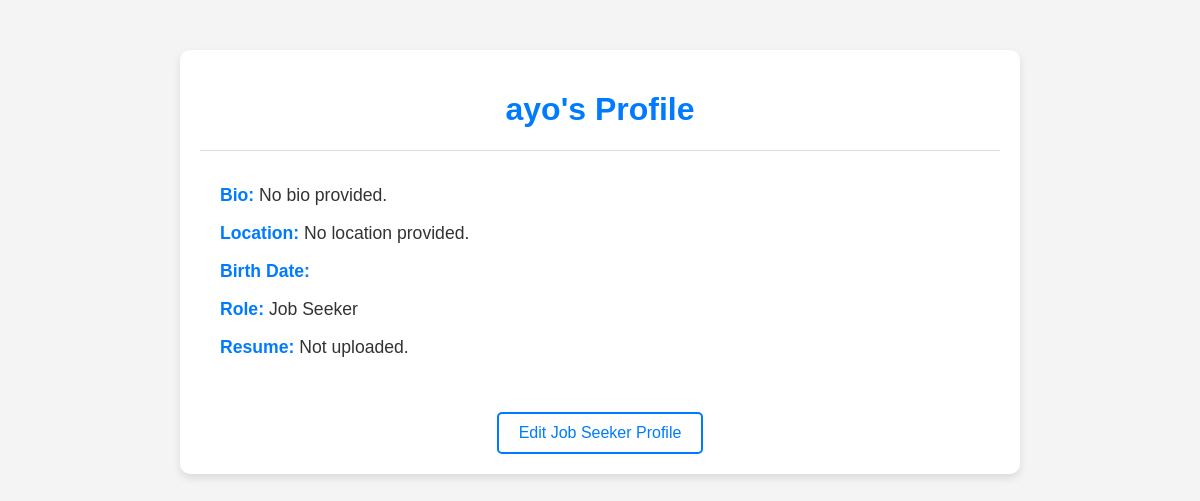
Page /profile/1/ (signed in) on the earlier database version.
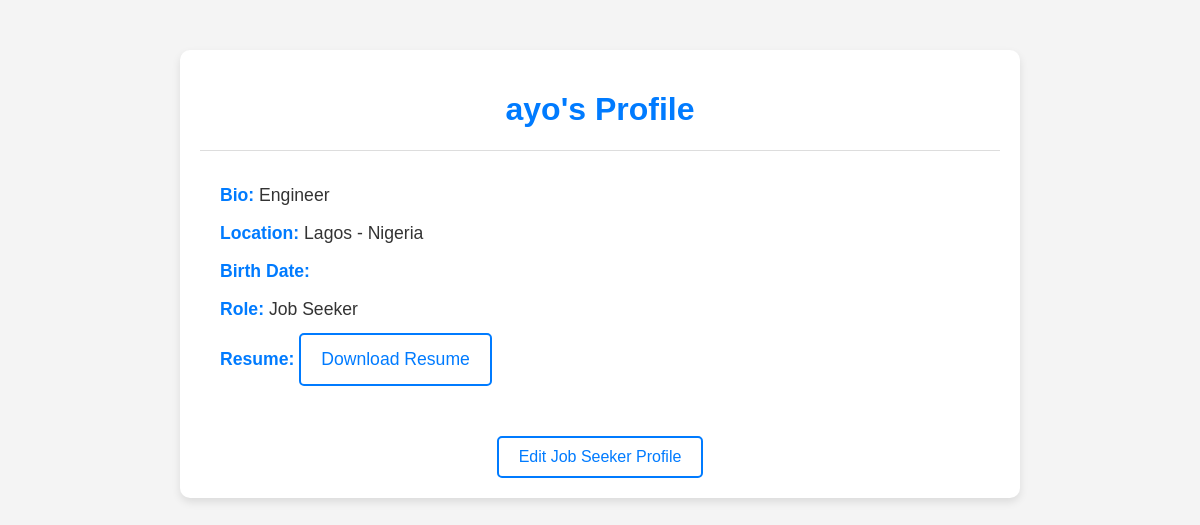
Same page on the later database version.
### remote/models.py (models this page shows, shortened)
class Profile(models.Model):
    user = models.OneToOneField(User, on_delete=models.CASCADE)
    bio = models.TextField(max_length=500, blank=True)
    location = models.CharField(max_length=30, blank=True)
    birth_date = models.DateField(null=True, blank=True)
    role = models.CharField(max_length=30, choices=ROLE_CHOICES)  # Use choices for predefined options
    company_name = models.CharField(max_length=100, blank=True, null=True)  # Recruiters' company
    resume = models.FileField(upload_to='resumes/', blank=True, null=True)  # Job seekers' resume
    viewed_jobs = models.ManyToManyField('Job', related_name='viewed_by', blank=True)
    applied_jobs = models.ManyToManyField('Job', related_name='applicants', blank=True)

### remote/views.py (the view)
# urls.py: path('profile/<int:id>/', views.get_profile, name='get_profile'),
@login_required
def get_profile(request, id):
    profile = Profile.objects.get(id=id)
    return render(request, 'profile.html', {'profile': profile})

### remote/templates/profile.html (shortened to what this page needs)
<!DOCTYPE html>
<html lang="en">
<head>
</head>
<body>
    <div class="profile-container">
        <h1>{{ profile.user.username }}'s Profile</h1>
        <div class="profile-details">
            <p><strong>Bio:</strong> {{ profile.bio|default:"No bio provided." }}</p>
            <p><strong>Location:</strong> {{ profile.location|default:"No location provided." }}</p>
            <p><strong>Birth Date:</strong> {{ profile.birth_date|date:"F j, Y" }}</p>
            <p><strong>Role:</strong> {{ profile.get_role_display }}</p>
            {% if profile.role == 'recruiter' %}
                <p><strong>Company Name:</strong> {{ profile.company_name|default:"Not provided." }}</p>
            {% elif profile.role == 'job_seeker' %}
                {% if profile.resume %}
                    <p><strong>Resume:</strong> <a href="{{ profile.resume.url }}" download>Download Resume</a></p>
                {% else %}
                    <p><strong>Resume:</strong> Not uploaded.</p>
                {% endif %}
            {% endif %}
        </div>
        <div class="edit-profile">
            {% if profile.role == 'recruiter' %}
                <a href="{% url 'edit_recruiter_profile' profile.id %}">Edit Recruiter Profile</a>
            {% elif profile.role == 'job_seeker' %}
                <a href="{% url 'edit_user_profile' profile.id %}">Edit Job Seeker Profile</a>
            {% endif %}
        </div>
    </div>
</body>
</html>

### remote/templates/profile.html (style rules this page uses)
body { font-family: Arial, sans-serif; background-color: #f4f4f4; margin: 0; padding: 0; color: #333; }
.profile-container { max-width: 800px; margin: 50px auto; background-color: white; padding: 20px; border-radius: 10px; box-shadow: 0 4px 8px rgba(0, 0, 0, 0.1); }
h1 { text-align: center; color: #007bff; }
.profile-details { padding: 20px; border-top: 1px solid #ddd; line-height: 1.6; }
.profile-details p { font-size: 1.1em; margin: 10px 0; }
.profile-details strong { color: #007bff; }
a { color: #007bff; text-decoration: none; padding: 10px 20px; display: inline-block; border: 2px solid #007bff; border-radius: 5px; transition: background-color 0.3s ease; }
.edit-profile { text-align: center; margin-top: 20px; }

Differences in the rows shown:
changed Profile "Job Seeker": bio "No bio provided." → "Engineer"; location "No location provided." → "Lagos - Nigeria"
Other differences:
text no longer shown: "Not uploaded."
text now shown: "Download Resume"
